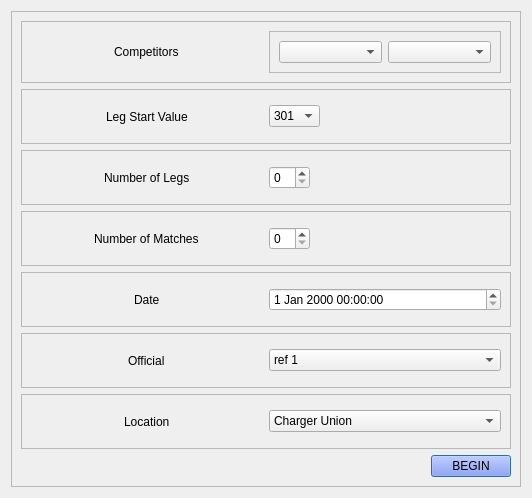
<?xml version="1.0" encoding="UTF-8"?>
<ui version="4.0">
 <class>MenuScreen</class>
 <widget class="QDialog" name="MenuScreen">
  <property name="geometry">
   <rect>
    <x>0</x>
    <y>0</y>
    <width>532</width>
    <height>498</height>
   </rect>
  </property>
  <property name="windowTitle">
   <string>Dialog</string>
  </property>
  <layout class="QHBoxLayout" name="horizontalLayout">
   <item>
    <widget class="QFrame" name="frame">
     <property name="frameShape">
      <enum>QFrame::StyledPanel</enum>
     </property>
     <property name="frameShadow">
      <enum>QFrame::Raised</enum>
     </property>
     <layout class="QVBoxLayout" name="verticalLayout">
      <item>
       <widget class="QFrame" name="frame_2">
        <property name="frameShape">
         <enum>QFrame::StyledPanel</enum>
        </property>
        <property name="frameShadow">
         <enum>QFrame::Raised</enum>
        </property>
        <layout class="QHBoxLayout" name="horizontalLayout_2">
         <item alignment="Qt::AlignHCenter">
          <widget class="QLabel" name="label_8">
           <property name="text">
            <string>Competitors</string>
           </property>
          </widget>
         </item>
         <item>
          <widget class="QFrame" name="frame_10">
           <property name="frameShape">
            <enum>QFrame::StyledPanel</enum>
           </property>
           <property name="frameShadow">
            <enum>QFrame::Raised</enum>
           </property>
           <layout class="QHBoxLayout" name="horizontalLayout_4">
            <item>
             <widget class="QComboBox" name="competitorOneBox">
              <property name="maxVisibleItems">
               <number>11</number>
              </property>
             </widget>
            </item>
            <item>
             <widget class="QComboBox" name="competitorTwoBox"/>
            </item>
           </layout>
          </widget>
         </item>
        </layout>
       </widget>
      </item>
      <item>
       <widget class="QFrame" name="frame_6">
        <property name="frameShape">
         <enum>QFrame::StyledPanel</enum>
        </property>
        <property name="frameShadow">
         <enum>QFrame::Raised</enum>
        </property>
        <layout class="QHBoxLayout" name="horizontalLayout_3">
         <item alignment="Qt::AlignHCenter">
          <widget class="QLabel" name="label_7">
           <property name="text">
            <string>Leg Start Value</string>
           </property>
          </widget>
         </item>
         <item alignment="Qt::AlignLeft">
          <widget class="QComboBox" name="legStartValueBox">
           <item>
            <property name="text">
             <string>301</string>
            </property>
           </item>
           <item>
            <property name="text">
             <string>501</string>
            </property>
           </item>
           <item>
            <property name="text">
             <string>801</string>
            </property>
           </item>
          </widget>
         </item>
        </layout>
       </widget>
      </item>
      <item>
       <widget class="QFrame" name="frame_3">
        <property name="frameShape">
         <enum>QFrame::StyledPanel</enum>
        </property>
        <property name="frameShadow">
         <enum>QFrame::Raised</enum>
        </property>
        <layout class="QHBoxLayout" name="horizontalLayout_5">
         <item alignment="Qt::AlignHCenter">
          <widget class="QLabel" name="label_6">
           <property name="text">
            <string>Number of Legs</string>
           </property>
          </widget>
         </item>
         <item alignment="Qt::AlignLeft">
          <widget class="QSpinBox" name="numberOfLegsSpinBox"/>
         </item>
        </layout>
       </widget>
      </item>
      <item>
       <widget class="QFrame" name="frame_5">
        <property name="frameShape">
         <enum>QFrame::StyledPanel</enum>
        </property>
        <property name="frameShadow">
         <enum>QFrame::Raised</enum>
        </property>
        <layout class="QHBoxLayout" name="horizontalLayout_6">
         <item alignment="Qt::AlignHCenter">
          <widget class="QLabel" name="label_5">
           <property name="text">
            <string>Number of Matches</string>
           </property>
          </widget>
         </item>
         <item alignment="Qt::AlignLeft">
          <widget class="QSpinBox" name="numberOfMatchesSpinBox"/>
         </item>
        </layout>
       </widget>
      </item>
      <item>
       <widget class="QFrame" name="frame_7">
        <property name="frameShape">
         <enum>QFrame::StyledPanel</enum>
        </property>
        <property name="frameShadow">
         <enum>QFrame::Raised</enum>
        </property>
        <layout class="QHBoxLayout" name="horizontalLayout_7">
         <item alignment="Qt::AlignHCenter">
          <widget class="QLabel" name="label_4">
           <property name="text">
            <string>Date</string>
           </property>
          </widget>
         </item>
         <item>
          <widget class="QDateTimeEdit" name="dateTimeMenu"/>
         </item>
        </layout>
       </widget>
      </item>
      <item>
       <widget class="QFrame" name="frame_4">
        <property name="frameShape">
         <enum>QFrame::StyledPanel</enum>
        </property>
        <property name="frameShadow">
         <enum>QFrame::Raised</enum>
        </property>
        <layout class="QHBoxLayout" name="horizontalLayout_8">
         <item alignment="Qt::AlignHCenter">
          <widget class="QLabel" name="label_3">
           <property name="text">
            <string>Official</string>
           </property>
          </widget>
         </item>
         <item>
          <widget class="QComboBox" name="officialSpinBox">
           <item>
            <property name="text">
             <string>ref 1</string>
            </property>
           </item>
           <item>
            <property name="text">
             <string>ref 2</string>
            </property>
           </item>
           <item>
            <property name="text">
             <string>ref 3</string>
            </property>
           </item>
           <item>
            <property name="text">
             <string>ref 4</string>
            </property>
           </item>
          </widget>
         </item>
        </layout>
       </widget>
      </item>
      <item>
       <widget class="QFrame" name="frame_9">
        <property name="frameShape">
         <enum>QFrame::StyledPanel</enum>
        </property>
        <property name="frameShadow">
         <enum>QFrame::Raised</enum>
        </property>
        <layout class="QHBoxLayout" name="horizontalLayout_9">
         <item alignment="Qt::AlignHCenter">
          <widget class="QLabel" name="label">
           <property name="text">
            <string>Location</string>
           </property>
          </widget>
         </item>
         <item>
          <widget class="QComboBox" name="locationPickBox">
           <item>
            <property name="text">
             <string>Charger Union</string>
            </property>
           </item>
           <item>
            <property name="text">
             <string>Library</string>
            </property>
           </item>
           <item>
            <property name="text">
             <string>Tech Hall</string>
            </property>
           </item>
           <item>
            <property name="text">
             <string>Charger Park</string>
            </property>
           </item>
          </widget>
         </item>
        </layout>
       </widget>
      </item>
      <item alignment="Qt::AlignRight">
       <widget class="QPushButton" name="menuBeginButton">
        <property name="styleSheet">
         <string notr="true">background-color: rgb(114, 131, 255);</string>
        </property>
        <property name="text">
         <string>BEGIN</string>
        </property>
       </widget>
      </item>
     </layout>
    </widget>
   </item>
  </layout>
 </widget>
 <resources/>
 <connections/>
</ui>
